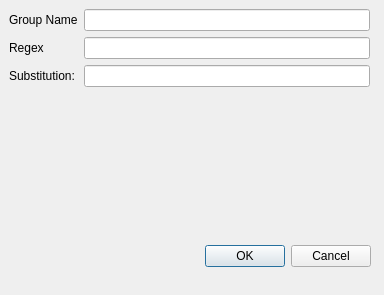
<?xml version="1.0" encoding="UTF-8"?>
<ui version="4.0">
 <class>RegexGroupSubstitutionDialog</class>
 <widget class="QDialog" name="RegexGroupSubstitutionDialog">
  <property name="geometry">
   <rect>
    <x>0</x>
    <y>0</y>
    <width>384</width>
    <height>295</height>
   </rect>
  </property>
  <property name="windowTitle">
   <string>New Connection</string>
  </property>
  <widget class="QDialogButtonBox" name="buttonBox">
   <property name="geometry">
    <rect>
     <x>30</x>
     <y>240</y>
     <width>341</width>
     <height>32</height>
    </rect>
   </property>
   <property name="orientation">
    <enum>Qt::Horizontal</enum>
   </property>
   <property name="standardButtons">
    <set>QDialogButtonBox::Cancel|QDialogButtonBox::Ok</set>
   </property>
  </widget>
  <widget class="QWidget" name="formLayoutWidget">
   <property name="geometry">
    <rect>
     <x>9</x>
     <y>9</y>
     <width>361</width>
     <height>146</height>
    </rect>
   </property>
   <layout class="QFormLayout" name="formLayout">
    <item row="1" column="0">
     <widget class="QLabel" name="label">
      <property name="text">
       <string>Regex</string>
      </property>
     </widget>
    </item>
    <item row="1" column="1">
     <widget class="QLineEdit" name="regexLineEdit"/>
    </item>
    <item row="2" column="0">
     <widget class="QLabel" name="label_2">
      <property name="text">
       <string>Substitution:</string>
      </property>
     </widget>
    </item>
    <item row="2" column="1">
     <widget class="QLineEdit" name="substitutionLineEdit"/>
    </item>
    <item row="0" column="0">
     <widget class="QLabel" name="label_3">
      <property name="text">
       <string>Group Name</string>
      </property>
     </widget>
    </item>
    <item row="0" column="1">
     <widget class="QLineEdit" name="groupNameLineEdit"/>
    </item>
   </layout>
  </widget>
 </widget>
 <resources/>
 <connections>
  <connection>
   <sender>buttonBox</sender>
   <signal>accepted()</signal>
   <receiver>RegexGroupSubstitutionDialog</receiver>
   <slot>accept()</slot>
   <hints>
    <hint type="sourcelabel">
     <x>200</x>
     <y>255</y>
    </hint>
    <hint type="destinationlabel">
     <x>191</x>
     <y>147</y>
    </hint>
   </hints>
  </connection>
  <connection>
   <sender>buttonBox</sender>
   <signal>rejected()</signal>
   <receiver>RegexGroupSubstitutionDialog</receiver>
   <slot>reject()</slot>
   <hints>
    <hint type="sourcelabel">
     <x>200</x>
     <y>255</y>
    </hint>
    <hint type="destinationlabel">
     <x>191</x>
     <y>147</y>
    </hint>
   </hints>
  </connection>
 </connections>
</ui>
